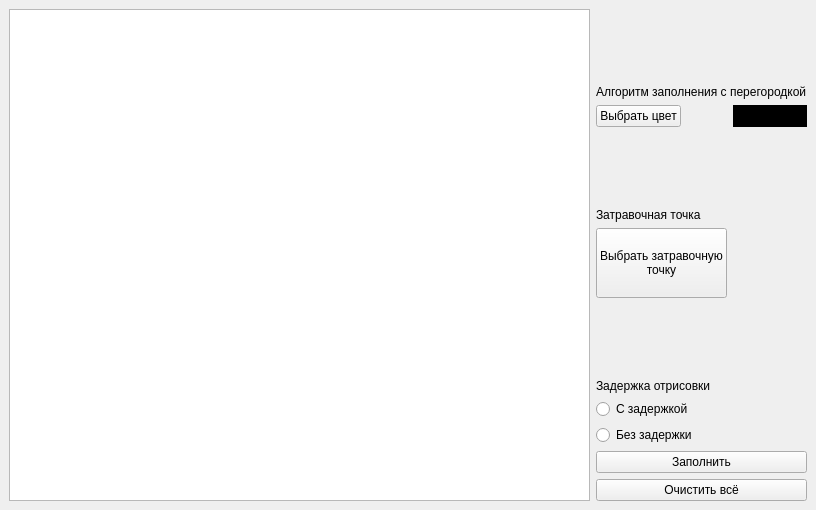
<?xml version="1.0" encoding="UTF-8"?>
<ui version="4.0">
 <class>MainWindow</class>
 <widget class="QMainWindow" name="MainWindow">
  <property name="geometry">
   <rect>
    <x>0</x>
    <y>0</y>
    <width>816</width>
    <height>510</height>
   </rect>
  </property>
  <property name="sizePolicy">
   <sizepolicy hsizetype="MinimumExpanding" vsizetype="MinimumExpanding">
    <horstretch>0</horstretch>
    <verstretch>0</verstretch>
   </sizepolicy>
  </property>
  <property name="windowTitle">
   <string>Лабораторная №6</string>
  </property>
  <property name="toolTipDuration">
   <number>0</number>
  </property>
  <property name="layoutDirection">
   <enum>Qt::LeftToRight</enum>
  </property>
  <widget class="QWidget" name="centralwidget">
   <property name="sizePolicy">
    <sizepolicy hsizetype="MinimumExpanding" vsizetype="MinimumExpanding">
     <horstretch>0</horstretch>
     <verstretch>0</verstretch>
    </sizepolicy>
   </property>
   <layout class="QHBoxLayout" name="horizontalLayout_2" stretch="1,0">
    <item>
     <widget class="QGraphicsView" name="graphview">
      <property name="enabled">
       <bool>true</bool>
      </property>
      <property name="sizePolicy">
       <sizepolicy hsizetype="Expanding" vsizetype="MinimumExpanding">
        <horstretch>0</horstretch>
        <verstretch>3</verstretch>
       </sizepolicy>
      </property>
      <property name="minimumSize">
       <size>
        <width>0</width>
        <height>0</height>
       </size>
      </property>
      <property name="baseSize">
       <size>
        <width>0</width>
        <height>0</height>
       </size>
      </property>
      <property name="verticalScrollBarPolicy">
       <enum>Qt::ScrollBarAlwaysOff</enum>
      </property>
      <property name="horizontalScrollBarPolicy">
       <enum>Qt::ScrollBarAlwaysOff</enum>
      </property>
      <property name="sizeAdjustPolicy">
       <enum>QAbstractScrollArea::AdjustIgnored</enum>
      </property>
      <property name="alignment">
       <set>Qt::AlignLeading|Qt::AlignLeft|Qt::AlignTop</set>
      </property>
     </widget>
    </item>
    <item>
     <layout class="QVBoxLayout" name="verticalLayout">
      <item>
       <layout class="QFormLayout" name="formLayout">
        <item row="0" column="0" colspan="2">
         <spacer name="verticalSpacer_2">
          <property name="orientation">
           <enum>Qt::Vertical</enum>
          </property>
          <property name="sizeHint" stdset="0">
           <size>
            <width>20</width>
            <height>40</height>
           </size>
          </property>
         </spacer>
        </item>
        <item row="1" column="0" colspan="2">
         <widget class="QLabel" name="label">
          <property name="text">
           <string>Алгоритм заполнения с перегородкой</string>
          </property>
         </widget>
        </item>
        <item row="2" column="0">
         <widget class="QPushButton" name="but_choose_colour">
          <property name="text">
           <string>Выбрать цвет</string>
          </property>
         </widget>
        </item>
        <item row="2" column="1">
         <widget class="QLabel" name="label_colour">
          <property name="styleSheet">
           <string notr="true">background-color: #000000</string>
          </property>
          <property name="text">
           <string/>
          </property>
         </widget>
        </item>
        <item row="3" column="0" colspan="2">
         <spacer name="verticalSpacer">
          <property name="orientation">
           <enum>Qt::Vertical</enum>
          </property>
          <property name="sizeHint" stdset="0">
           <size>
            <width>20</width>
            <height>40</height>
           </size>
          </property>
         </spacer>
        </item>
        <item row="4" column="0">
         <widget class="QLabel" name="label_seed_point">
          <property name="text">
           <string>Затравочная точка</string>
          </property>
         </widget>
        </item>
        <item row="5" column="0">
         <widget class="QPushButton" name="but_choose_seed_point">
          <property name="sizePolicy">
           <sizepolicy hsizetype="Minimum" vsizetype="MinimumExpanding">
            <horstretch>0</horstretch>
            <verstretch>0</verstretch>
           </sizepolicy>
          </property>
          <property name="text">
           <string>Выбрать затравочную
точку</string>
          </property>
         </widget>
        </item>
        <item row="6" column="0" colspan="2">
         <spacer name="verticalSpacer_3">
          <property name="orientation">
           <enum>Qt::Vertical</enum>
          </property>
          <property name="sizeHint" stdset="0">
           <size>
            <width>20</width>
            <height>40</height>
           </size>
          </property>
         </spacer>
        </item>
        <item row="7" column="0">
         <widget class="QLabel" name="label_sleep">
          <property name="text">
           <string>Задержка отрисовки</string>
          </property>
         </widget>
        </item>
        <item row="8" column="0">
         <widget class="QRadioButton" name="radiobut_is_sleep">
          <property name="text">
           <string>С задержкой</string>
          </property>
         </widget>
        </item>
        <item row="9" column="0">
         <widget class="QRadioButton" name="radiobut_no_sleep">
          <property name="text">
           <string>Без задержки</string>
          </property>
         </widget>
        </item>
        <item row="10" column="0" colspan="2">
         <widget class="QPushButton" name="but_fill">
          <property name="text">
           <string>Заполнить</string>
          </property>
         </widget>
        </item>
       </layout>
      </item>
      <item>
       <widget class="QPushButton" name="but_clean_all">
        <property name="text">
         <string>Очистить всё</string>
        </property>
       </widget>
      </item>
     </layout>
    </item>
   </layout>
  </widget>
 </widget>
 <resources/>
 <connections/>
</ui>
